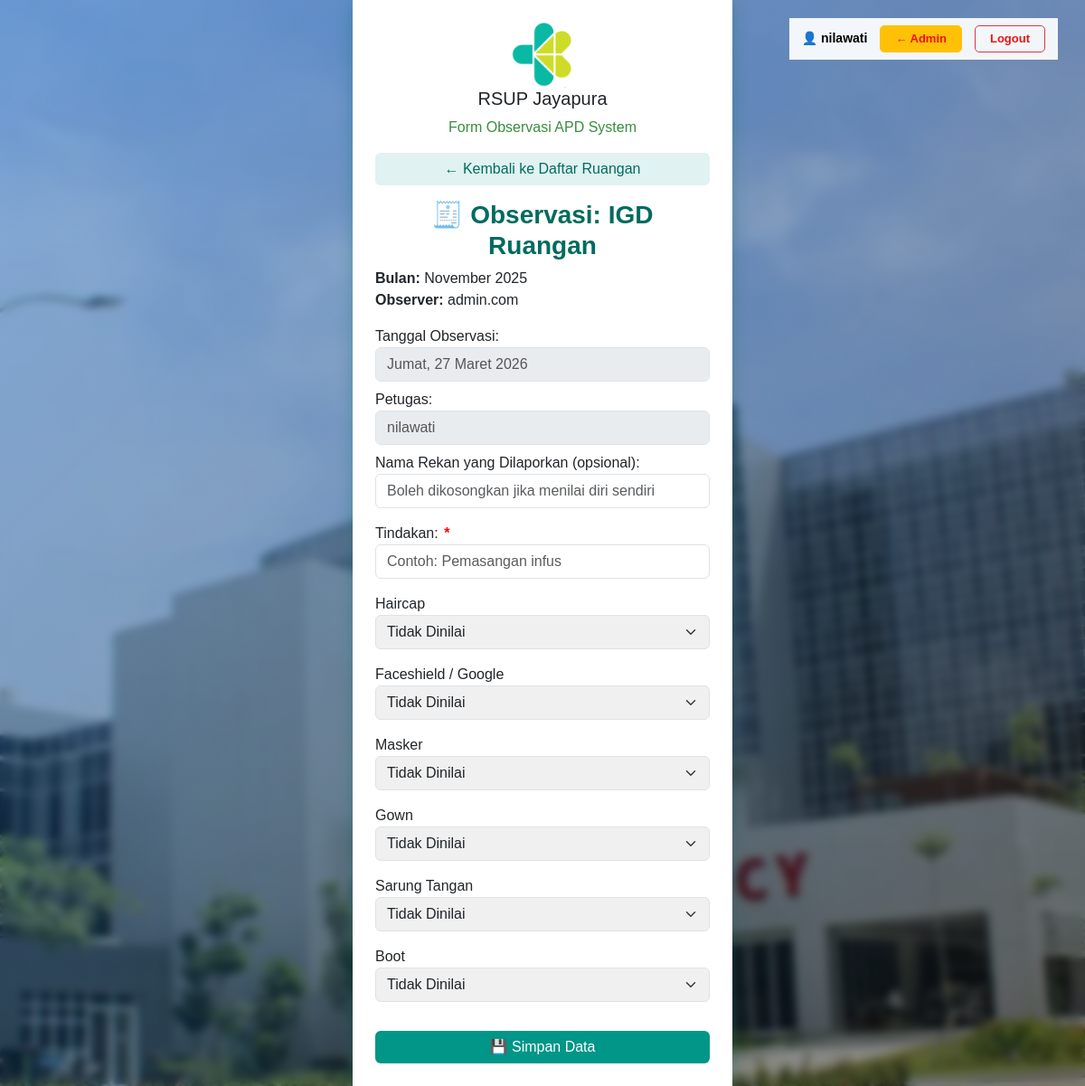
The page /user/form_observasi.php?id=422 (signed in) on the database its author committed.
### tables this page shows
CREATE TABLE `data_observasi` (
  `id` int(11) NOT NULL,
  `bulan` varchar(50) DEFAULT NULL,
  `ruangan` varchar(100) DEFAULT NULL,
  `observer` varchar(100) DEFAULT NULL,
  `tanggal_input` timestamp NOT NULL DEFAULT current_timestamp(),
  `status` enum('aktif','selesai') DEFAULT 'aktif'
);

CREATE TABLE `users` (
  `id` int(11) NOT NULL,
  `username` varchar(50) NOT NULL,
  `password` varchar(255) NOT NULL,
  `role` enum('admin','user') NOT NULL,
  `nama` varchar(100) NOT NULL DEFAULT '',
  `ruangan` varchar(100) NOT NULL DEFAULT '',
  `jabatan` varchar(100) DEFAULT NULL
);

CREATE TABLE `apd_fields` (
  `id` int(11) NOT NULL,
  `field_name` varchar(100) NOT NULL,
  `display_label` varchar(100) NOT NULL
);

### user/form_observasi.php (the view, shortened to what this page needs)
<?php
include '../config.php';
$id_observasi = $_GET['id'] ?? null;
$q = mysqli_query($conn, "SELECT * FROM data_observasi WHERE id='$id_observasi' LIMIT 1");
$data_observer = mysqli_fetch_assoc($q);
$username_login = $_SESSION['user']['username'];
$query_nama = mysqli_query($conn, "SELECT nama FROM users WHERE username='$username_login' LIMIT 1");
if ($row_nama = mysqli_fetch_assoc($query_nama)) {
    $petugas = $row_nama['nama'];
} else {
    $petugas = $_SESSION['user']['username'];
}
function tanggal_indo($tanggal) {
    $hari = [
        'Sunday' => 'Minggu', 'Monday' => 'Senin', 'Tuesday' => 'Selasa',
        'Wednesday' => 'Rabu', 'Thursday' => 'Kamis', 'Friday' => 'Jumat', 'Saturday' => 'Sabtu'
    ];
    $bulan = [
        '01'=>'Januari','02'=>'Februari','03'=>'Maret','04'=>'April','05'=>'Mei','06'=>'Juni',
        '07'=>'Juli','08'=>'Agustus','09'=>'September','10'=>'Oktober','11'=>'November','12'=>'Desember'
    ];
    $ts = strtotime($tanggal);
    return $hari[date('l',$ts)] . ", " . date('d',$ts) . " " . $bulan[date('m',$ts)] . " " . date('Y',$ts);
}
$tanggal_hari_ini = date('Y-m-d');
$tanggal_tampil = tanggal_indo($tanggal_hari_ini);
?>
<!DOCTYPE html>
<html lang="id">
<head>
<link rel="stylesheet" href="https://cdn.jsdelivr.net/npm/bootstrap@5.3.0/dist/css/bootstrap.min.css">
</head>
<body>
<div class="logout-box d-flex align-items-center gap-2">
    👤 <?= htmlspecialchars($_SESSION['user']['nama']); ?>
    <?php if ($_SESSION['user']['role'] === 'admin'): ?>
        <a href="../user_admin.php" class="btn btn-warning btn-sm fw-semibold px-3 py-1">← Admin</a>
    <?php endif; ?>
    <a href="../logout.php" class="btn btn-outline-danger btn-sm fw-semibold px-3 py-1">Logout</a>
</div>
<div class="form-container">
    <div class="text-center mb-3">
        <img src="kemenkess.png" alt="Logo Kemenkes" style="width:70px;">
        <h5>RSUP Jayapura</h5>
        <p style="color:#388e3c;">Form Observasi APD System</p>
    </div>
    <a href="form_input.php" class="btn btn-secondary w-100 mb-3">← Kembali ke Daftar Ruangan</a>
    <h3>🧾 Observasi: <?= htmlspecialchars($data_observer['ruangan']) ?></h3>
<?php
function formatBulanIndonesia($tanggal_bulan) {
    $bulan = [
        '01'=>'Januari','02'=>'Februari','03'=>'Maret','04'=>'April','05'=>'Mei','06'=>'Juni',
        '07'=>'Juli','08'=>'Agustus','09'=>'September','10'=>'Oktober','11'=>'November','12'=>'Desember'
    ];
    $parts = explode('-', $tanggal_bulan);
    if (count($parts) == 2) {
        return $bulan[$parts[1]] . ' ' . $parts[0];
    }
    return $tanggal_bulan;
}
?>
<p>
   <strong>Bulan:</strong> <?= formatBulanIndonesia($data_observer['bulan']) ?><br>
   <strong>Observer:</strong> <?= htmlspecialchars($data_observer['observer']) ?>
</p>
<form method="POST">
    <label>Tanggal Observasi:</label>
    <input type="text" class="form-control mb-2" value="<?= $tanggal_tampil ?>" readonly>
    <label>Petugas:</label>
    <input type="text" class="form-control mb-2" value="<?= htmlspecialchars($petugas) ?>" readonly>
    <label>Nama Rekan yang Dilaporkan (opsional):</label>
    <input type="text" name="nama_rekan_dilaporkan" class="form-control mb-3" placeholder="Boleh dikosongkan jika menilai diri sendiri">
   <label>Tindakan: <span style="color:red;">*</span></label>
<input type="text" name="tindakan" class="form-control mb-3" placeholder="Contoh: Pemasangan infus" required>
<?php
$fields_query = mysqli_query($conn, "SELECT field_name, display_label FROM apd_fields ORDER BY id ASC");
while($f = mysqli_fetch_assoc($fields_query)): ?>
    <div class="mb-3">
        <label><?= htmlspecialchars($f['display_label']) ?></label><br>
        <select name="<?= htmlspecialchars($f['field_name']) ?>" class="form-select" onchange="updateSelectColor(this)">
            <option value="Tidak Dinilai">Tidak Dinilai</option>
        </select>
    </div>
<?php endwhile; ?>
    <button type="submit" class="btn btn-primary w-100 mt-3">💾 Simpan Data</button>
</form>
</div>
</body>
</html>

### user/form_observasi.php (style rules this page uses)
body { background: url('../rsupp.webp') no-repeat center center fixed; background-size: cover; font-family: "Poppins", sans-serif; position: relative; min-height: 100vh; display: flex; align-items: center; justify-content: center; }
body::before { content: ""; position: absolute; inset: 0; background: linear-gradient(to bottom right, rgba(2, 91, 175, 0.44), rgba(0,0,0,0.4)); backdrop-filter: blur(5px); z-index: 0; }
.form-container { position: relative; z-index: 2; max-width: 420px; width: 100%; background: white; box-shadow: 0 4px 16px rgba(0, 107, 94, 0.3); padding: 25px; }
h3 { color: #006b5e; font-weight: 700; text-align: center; }
.btn-primary { background-color: #009688; border: none; }
.btn-secondary { background-color: #e0f2f1; color: #006b5e; border: none; font-weight: 500; }
select.form-select { transition: all 0.3s ease; }
input[readonly] { background-color: #e9ecef !important; color: #555; cursor: default !important; pointer-events: none; user-select: none; }
.logout-box { position: absolute; top: 20px; right: 30px; padding: 8px 14px; background: rgba(255, 255, 255, 0.92); font-weight: 600; font-size: 14px; color: #000000ff; backdrop-filter: blur(5px); }
.logout-box a { color: #f01111ff; font-weight: 600; text-decoration: none; margin-left: 6px; }
.logout-box { position: absolute; top: 20px; right: 30px; display: flex; align-items: center; gap: 8px; background: rgba(255, 255, 255, 0.92); padding: 8px 14px; font-weight: 600; font-size: 14px; color: #000; backdrop-filter: blur(5px); }
.logout-box .btn { font-size: 13px; padding: 4px 10px; border-radius: 5px; }
label span[style*="color:red"] { font-weight: bold; margin-left: 2px; }

### rows shown on the page
data_observasi: ruangan "IGD Ruangan", bulan "November 2025", observer "admin.com"
users: nama "nilawati"
apd_fields: display_label "Haircap", haircap "Tidak Dinilai"
apd_fields: display_label "Faceshield / Google", faceshield "Tidak Dinilai"
apd_fields: display_label "Masker", masker "Tidak Dinilai"
apd_fields: display_label "Gown", gown "Tidak Dinilai"
apd_fields: display_label "Sarung Tangan", sarung_tangan "Tidak Dinilai"
apd_fields: display_label "Boot", boot "Tidak Dinilai"

### other values the page prints
$_SESSION['user']['nama'] "nilawati"
